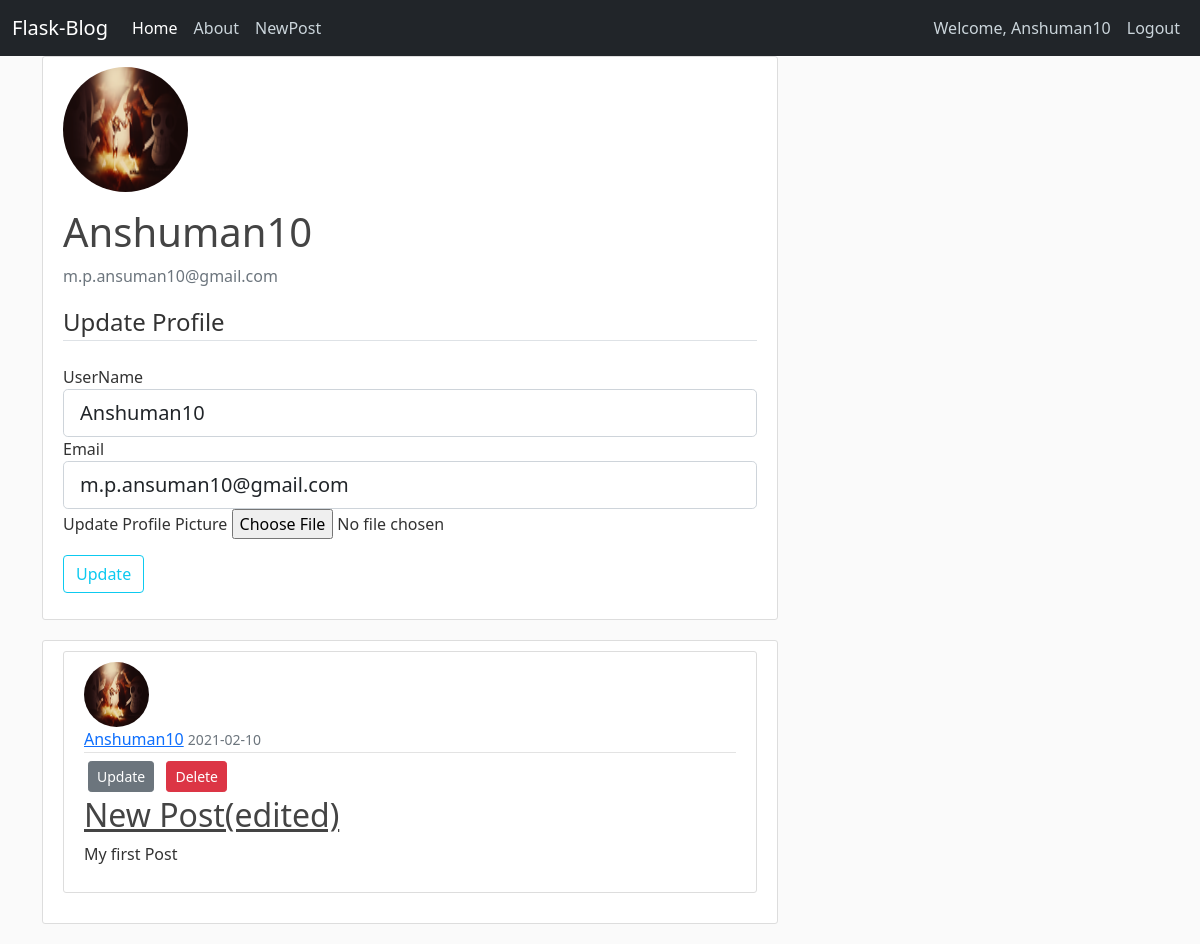
The app's page /profile (signed in) with its own data.
### blogappyt/models.py (models this page shows, shortened)
class User(db.Model, UserMixin):
    __tablename__ = 'user'
    id = db.Column(db.Integer,primary_key= True)
    username = db.Column(db.String(60),unique = True, nullable = False)
    email = db.Column(db.String(60),unique = True, nullable = False)
    password = db.Column(db.String(60), nullable = False)
    profile_pic = db.Column(db.String(60), nullable = False,default= 'default.png')
    post = db.relationship('Post',backref = "auther",lazy = True)

class Post(db.Model):
    __tablename__ = 'post'
    id = db.Column(db.Integer,primary_key = True)
    title = db.Column(db.String(60),nullable = False)
    date_posted = db.Column(db.DateTime,nullable = False,default = datetime.utcnow)
    content = db.Column(db.Text,nullable = False)
    user_id = db.Column(db.Integer,db.ForeignKey('user.id'))
    likes = db.relationship('Like_Post',backref = "post_likes",lazy = True)

### blogappyt/users/views.py (the view)
@users.route('/profile', methods=['GET','POST'])
@login_required
def profile():
    form = UpdateProfileForm()
    if form.validate_on_submit():
        if form.profilepic.data:
            profile_pic = save_picture(form.profilepic.data)
            current_user.profile_pic = profile_pic
        current_user.username = form.username.data
        current_user.email = form.email.data
        db.session.commit()
        flash('Profile Updated Successfully','success')
        return redirect(url_for('users.profile'))
    elif request.method == 'GET':
        form.username.data = current_user.username
        form.email.data = current_user.email
    posts = Post.query.filter_by(auther = current_user)
    profile_pic = url_for('static',filename='profilepic/'+current_user.profile_pic)
    return render_template('profile.html',title ='Profile',profile_pic = profile_pic,form=form,posts=posts)

### blogappyt/users/forms.py (shortened to what this page needs)
class UpdateProfileForm(FlaskForm):
    username = StringField('UserName',validators = [DataRequired(),Length(min=2,max=20)])
    email = StringField('Email',validators = [DataRequired(),Email()])
    profilepic = FileField('Update Profile Picture',validators = [FileAllowed(['jpg','png','jpeg'])])
    submit = SubmitField('Update')

### blogappyt/models.py (called while the page is built)
@login_manager.user_loader
def load_user(user_id):
    return User.query.get(int(user_id))

### blogappyt/templates/profile.html (shortened to what this page needs)
{% extends 'layout.html' %}
{% block head %}
<link rel="stylesheet" href="{{url_for('static',filename='profile.css')}}">
{% endblock head %}
{% block content %}
<div class="content-section">
    <div class="mdeia">
        <img class="rounded-circle account-img" src="{{profile_pic}}" alt="nopic">
        <div class="media-body">
            <h2 class="account-heading">{{current_user.username}}</h2>
            <p class="text-secondary">{{current_user.email}}</p>
        </div>
    </div>
        <form action="" method="POST" enctype="multipart/form-data" id='update_form'>
            <fieldset class="form-group">
                <legend class="border-bottom mb-4">Update Profile</legend>
                <div class="form-group">
                    {{form.username.label(class="form-control-label")}}
                    {% if form.username.errors %}
                            {{ form.username(class="form-control form-control-lg is-invalid") }}
                            <div class="invalid-feedback">
                                {% for error in form.username.errors %}
                                    <span>{{ error }}</span>
                                {% endfor %}
                            </div>
                        {% else %}
                            {{ form.username(class="form-control form-control-lg") }}
                        {% endif %}
                </div>
                <div class="form-group">
                    {{form.email.label(class="form-control-label")}}
                    {% if form.email.errors %}
                            {{ form.email(class="form-control form-control-lg is-invalid") }}
                            <div class="invalid-feedback">
                                {% for error in form.email.errors %}
                                    <span>{{ error }}</span>
                                {% endfor %}
                            </div>
                        {% else %}
                            {{ form.email(class="form-control form-control-lg") }}
                        {% endif %}
                </div>
                <div class="form-group">
                    {{form.profilepic.label()}}
                    {{form.profilepic(class="form-control-file")}}
                </div>
            </fieldset>
            <div class="form-group mt-3">
                {{form.submit(class="btn btn-outline-info")}}
            </div>
        </form>
</div>
<div class="content-section">
    <div class="mdeia">
    {% for post in posts %}
<article class="media content-section">
  <img class="rounded-circle article-img" src="{{url_for('static',filename='profilepic/'+post.auther.profile_pic)}}">
          <div class="media-body">
            <div class="article-metadata">
              <a class="mr-2" href="#">{{ post.auther.username }}</a>
              <small class="text-muted">{{post.date_posted.strftime('%Y-%m-%d')}}</small>
            </div>
            {% if post.auther == current_user %}
            <div>
            <a class="btn btn-secondary btn-sm m-1" href="{{url_for('posts.post_update',post_id=post.id)}}">Update</a>
            <a  class="btn btn-danger btn-sm m-1" href="{{url_for('posts.post_delete',post_id=post.id)}}">Delete</a>
            </div>
            {% endif %}
            <h2><a class="article-title" href="{{url_for('posts.post',post_id=post.id)}}">{{ post.title }}</a></h2>
            <p class="article-content">{{ post.content }}</p>
          </div>
        </article>
{% endfor %}
    </div>
</div>
{% endblock content %}

### blogappyt/templates/layout.html (shortened to what this page needs)
<html lang="en">
<head>
    <link href="https://cdn.jsdelivr.net/npm/bootstrap@5.0.0-beta1/dist/css/bootstrap.min.css" rel="stylesheet">
    <link rel="stylesheet" href="{{url_for('static',filename='main.css')}}">
    {% block head %}{% endblock head %}
</head>
<body>
    <header class="site-header">
    <nav class="navbar navbar-expand-lg navbar-dark bg-dark">
        <div class="container-fluid">
          <a class="navbar-brand" href="{{url_for('main.index')}}">Flask-Blog</a>
          <div class="collapse navbar-collapse" id="navbarSupportedContent">
            <ul class="navbar-nav me-auto mb-2 mb-lg-0">
              <li class="nav-item">
                <a class="nav-link active" aria-current="page" href="{{url_for('main.index')}}">Home</a>
              </li>
              <li class="nav-item">
                <a class="nav-link" href="{{url_for('main.about')}}">About</a>
              </li>
              <li class="nav-item">
                <a class="nav-link" href="{{url_for('posts.create_post')}}">NewPost</a>
              </li>
            </ul>
            <div class="navbar-nav">
            {% if  current_user.is_authenticated%}
            <a class="nav-item nav-link" href="{{ url_for('users.profile') }}">Welcome, {{current_user.username|title}}</a>
            <a class="nav-item nav-link" href="{{ url_for('users.logout') }}">Logout</a>
            {% else %}
                <a class="nav-item nav-link" href="{{ url_for('users.login') }}">Login</a>
                <a class="nav-item nav-link" href="{{ url_for('users.register') }}">Register</a>
              {% endif %}
              </div>
          </div>
        </div>
      </nav>
</header>
<main role="main" class="container">
    <div class="row">
      <div class="col-md-8">
        {% block content %}{% endblock %}
      </div>
    </div>
  </main>
</body>
</html>

### blogappyt/static/main.css (style rules this page uses)
body { background: #fafafa; color: #333333; }
h1, h2, h3, h4, h5, h6 { color: #444444; }
.site-header .navbar-nav .nav-link { color: #cbd5db; }
.site-header .navbar-nav .nav-link.active { font-weight: 500; }
.content-section { background: #ffffff; padding: 10px 20px; border: 1px solid #dddddd; border-radius: 3px; margin-bottom: 20px; }
.article-title { color: #444444; }
.article-content { white-space: pre-line; }
.article-img { height: 65px; width: 65px; margin-right: 16px; }
.article-metadata { padding-bottom: 1px; margin-bottom: 4px; border-bottom: 1px solid #e3e3e3 }
.account-img { height: 125px; width: 125px; margin-right: 20px; margin-bottom: 16px; }
.account-heading { font-size: 2.5rem; }

### records on screen
User: username "Anshuman10", email "m.p.ansuman10@gmail.com"
Post: profile_pic (picture), auther.username "Anshuman10", date_posted "2021-02-10", title "New Post(edited)", content "My first Post"
